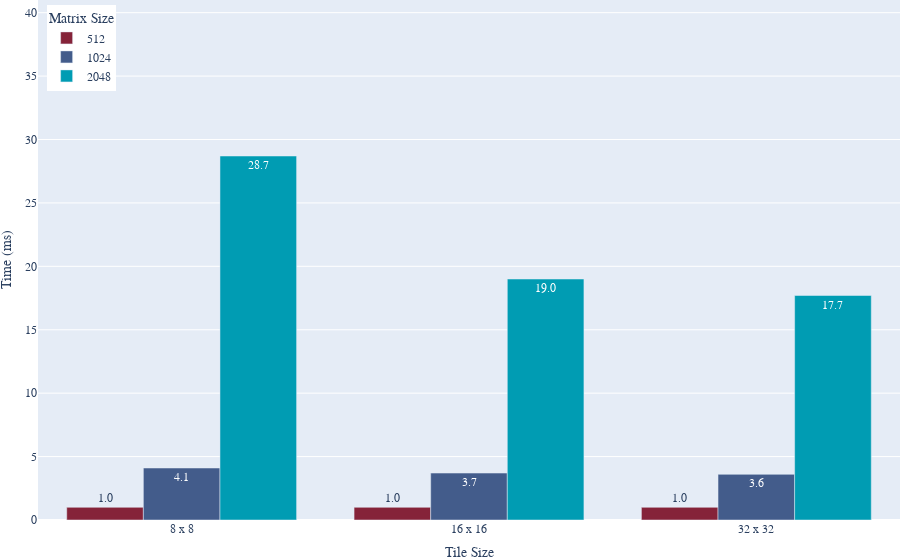

Write notebook code for a chart like this one.
### Code cell
fig = px.bar(data, x="tile_size", y="time", barmode="group", color="size", text="time",
             labels={
                 "tile_size": "Tile Size",
                 "time": "Time (ms)",
                 "size": "Matrix Size"
             },
             color_discrete_sequence = color_palette)

fig.update_layout(
    font=dict(
        family='LaTeX'
    ),
    margin={"r":0,"t":0,"l":0,"b":0},
    legend=dict(
        yanchor="auto",
        y=0.99,
        xanchor="left",
        x=0.01
    ),
    yaxis_range = [0,41]
)
fig.update_traces(texttemplate='%{text:.1f}',textposition="auto")
fig.show()
fig.write_image("local_memory_tile_size.pdf", height=280, width=520)

### Figure 1 — Plotly figure (JSON) as saved in the notebook; plotly's stock layout.template omitted (floating-point values rounded to 4 significant figures)
{"data": [{"alignmentgroup": "True", "hovertemplate": "Matrix Size=512<br>Tile Size=%{x}<br>Time (ms)=%{text}<extra></extra>", "legendgroup": "512", "marker": {"color": "#852339", "pattern": {"shape": ""}}, "name": "512", "offsetgroup": "512", "orientation": "v", "showlegend": true, "text": [1, 1, 1], "textposition": "auto", "texttemplate": "%{text:.1f}", "type": "bar", "x": ["8 x 8", "16 x 16", "32 x 32"], "xaxis": "x", "y": [1, 1, 1], "yaxis": "y"}, {"alignmentgroup": "True", "hovertemplate": "Matrix Size=1024<br>Tile Size=%{x}<br>Time (ms)=%{text}<extra></extra>", "legendgroup": "1024", "marker": {"color": "#435c8b", "pattern": {"shape": ""}}, "name": "1024", "offsetgroup": "1024", "orientation": "v", "showlegend": true, "text": [4.1, 3.7, 3.6], "textposition": "auto", "texttemplate": "%{text:.1f}", "type": "bar", "x": ["8 x 8", "16 x 16", "32 x 32"], "xaxis": "x", "y": [4.1, 3.7, 3.6], "yaxis": "y"}, {"alignmentgroup": "True", "hovertemplate": "Matrix Size=2048<br>Tile Size=%{x}<br>Time (ms)=%{text}<extra></extra>", "legendgroup": "2048", "marker": {"color": "#009cb3", "pattern": {"shape": ""}}, "name": "2048", "offsetgroup": "2048", "orientation": "v", "showlegend": true, "text": [28.7, 19, 17.7], "textposition": "auto", "texttemplate": "%{text:.1f}", "type": "bar", "x": ["8 x 8", "16 x 16", "32 x 32"], "xaxis": "x", "y": [28.7, 19, 17.7], "yaxis": "y"}], "layout": {"barmode": "group", "font": {"family": "LaTeX"}, "legend": {"title": {"text": "Matrix Size"}, "tracegroupgap": 0, "x": 0.01, "xanchor": "left", "y": 0.99, "yanchor": "auto"}, "margin": {"b": 0, "l": 0, "r": 0, "t": 0}, "xaxis": {"anchor": "y", "domain": [0, 1], "title": {"text": "Tile Size"}}, "yaxis": {"anchor": "x", "domain": [0, 1], "range": [0, 41], "title": {"text": "Time (ms)"}}}}
